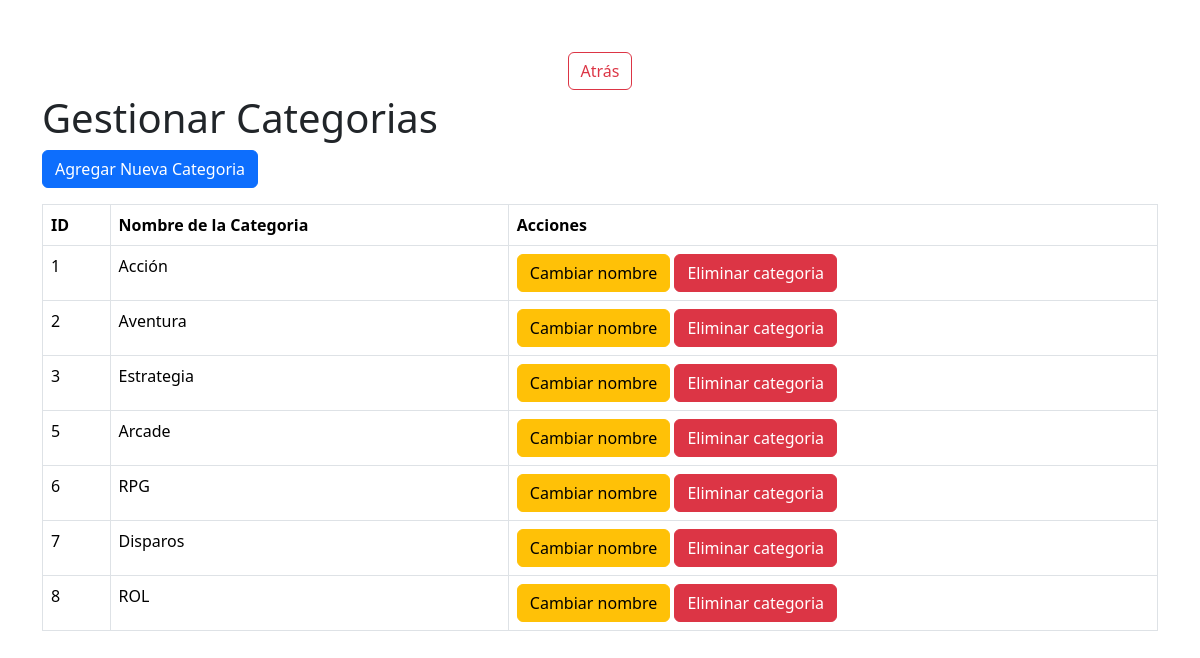
Screenshot of /zona_admin/gestionar_categorias/gestion_categorias.php (signed in) with the database file from the repository.
### tables this page shows
CREATE TABLE `categoria` (
  `ID` int(30) NOT NULL,
  `nombre` varchar(30) NOT NULL
);

### zona_admin/gestionar_categorias/gestion_categorias.php (the view, shortened to what this page needs)
<?php
require '../../conexion_be.php';
try {
    $query = "SELECT * FROM categoria";
    $consulta = $db->prepare($query);
    $consulta->execute();
    $categorias = $consulta->fetchAll(PDO::FETCH_ASSOC);
} catch (PDOException $e) {
    echo "Error: " . $e->getMessage();
}
?>
<!DOCTYPE html>
<html lang="es">
<head>
    <link href="https://cdn.jsdelivr.net/npm/bootstrap@5.3.3/dist/css/bootstrap.min.css" rel="stylesheet">
</head>
<body>
<div class="container mt-5">
    <div class="d-flex align-items-center justify-content-center pb-1">
        <a href="../index_admin.php" class="btn btn-outline-danger mt-1">Atrás</a>
    </div>
    <h1>Gestionar Categorias</h1>
    <div class="mb-3">
        <a href="agregar_categorias.php" class="btn btn-primary">Agregar Nueva Categoria</a>
    </div>
    <table class="table table-bordered">
        <thead>
            <tr>
                <th>ID</th>
                <th>Nombre de la Categoria</th>
                <th>Acciones</th>
            </tr>
        </thead>
        <tbody>
            <?php if (count($categorias) > 0): ?>
                <?php foreach ($categorias as $categoria): ?>
                    <tr>
                        <td><?= htmlspecialchars($categoria['ID']) ?></td>
                        <td id="nombre_<?= $categoria['ID'] ?>"><?= htmlspecialchars($categoria['nombre']) ?></td>
                        <td>
                            <button id="editar_<?= $categoria['ID'] ?>" class="btn btn-warning" onclick="editarNombre(<?= $categoria['ID'] ?>)">Cambiar nombre</button>
                            <button class="btn btn-danger" onclick="confirmarEliminacion(<?= $categoria['ID'] ?>)">Eliminar categoria</button>
                        </td>
                    </tr>
                <?php endforeach; ?>
            <?php else: ?>
                <tr><td colspan="3" class="text-center">No hay categoria disponibles.</td></tr>
            <?php endif; ?>
        </tbody>
    </table>
</div>
</body>
</html>

### rows the page displays
categoria: ID "1", nombre "Acción"
categoria: ID "2", nombre "Aventura"
categoria: ID "3", nombre "Estrategia"
categoria: ID "5", nombre "Arcade"
categoria: ID "6", nombre "RPG"
categoria: ID "7", nombre "Disparos"
categoria: ID "8", nombre "ROL"
